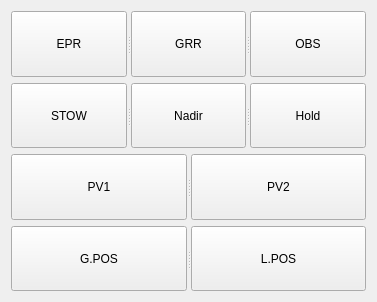
<?xml version="1.0" encoding="UTF-8"?>
<ui version="4.0">
 <class>GimbalView</class>
 <widget class="QWidget" name="GimbalView">
  <property name="geometry">
   <rect>
    <x>0</x>
    <y>0</y>
    <width>377</width>
    <height>302</height>
   </rect>
  </property>
  <property name="windowTitle">
   <string>Form</string>
  </property>
  <property name="autoFillBackground">
   <bool>true</bool>
  </property>
  <layout class="QGridLayout" name="gridLayout">
   <item row="0" column="0">
    <widget class="QSplitter" name="splitter_4">
     <property name="orientation">
      <enum>Qt::Horizontal</enum>
     </property>
     <widget class="QPushButton" name="pushButtonEpr">
      <property name="sizePolicy">
       <sizepolicy hsizetype="Fixed" vsizetype="Expanding">
        <horstretch>0</horstretch>
        <verstretch>0</verstretch>
       </sizepolicy>
      </property>
      <property name="minimumSize">
       <size>
        <width>96</width>
        <height>24</height>
       </size>
      </property>
      <property name="focusPolicy">
       <enum>Qt::NoFocus</enum>
      </property>
      <property name="text">
       <string>EPR</string>
      </property>
      <property name="checkable">
       <bool>false</bool>
      </property>
      <property name="autoDefault">
       <bool>false</bool>
      </property>
     </widget>
     <widget class="QPushButton" name="pushButtonGrr">
      <property name="sizePolicy">
       <sizepolicy hsizetype="Fixed" vsizetype="Expanding">
        <horstretch>0</horstretch>
        <verstretch>0</verstretch>
       </sizepolicy>
      </property>
      <property name="minimumSize">
       <size>
        <width>96</width>
        <height>24</height>
       </size>
      </property>
      <property name="focusPolicy">
       <enum>Qt::NoFocus</enum>
      </property>
      <property name="text">
       <string>GRR</string>
      </property>
      <property name="checkable">
       <bool>false</bool>
      </property>
      <property name="autoDefault">
       <bool>false</bool>
      </property>
     </widget>
     <widget class="QPushButton" name="pushButtonObs">
      <property name="sizePolicy">
       <sizepolicy hsizetype="Fixed" vsizetype="Expanding">
        <horstretch>0</horstretch>
        <verstretch>0</verstretch>
       </sizepolicy>
      </property>
      <property name="minimumSize">
       <size>
        <width>96</width>
        <height>24</height>
       </size>
      </property>
      <property name="focusPolicy">
       <enum>Qt::NoFocus</enum>
      </property>
      <property name="text">
       <string>OBS</string>
      </property>
      <property name="checkable">
       <bool>false</bool>
      </property>
      <property name="autoDefault">
       <bool>false</bool>
      </property>
     </widget>
    </widget>
   </item>
   <item row="1" column="0">
    <widget class="QSplitter" name="splitter_3">
     <property name="orientation">
      <enum>Qt::Horizontal</enum>
     </property>
     <widget class="QPushButton" name="pushButtonStow">
      <property name="sizePolicy">
       <sizepolicy hsizetype="Fixed" vsizetype="Expanding">
        <horstretch>0</horstretch>
        <verstretch>0</verstretch>
       </sizepolicy>
      </property>
      <property name="minimumSize">
       <size>
        <width>96</width>
        <height>24</height>
       </size>
      </property>
      <property name="focusPolicy">
       <enum>Qt::NoFocus</enum>
      </property>
      <property name="text">
       <string>STOW</string>
      </property>
      <property name="autoDefault">
       <bool>false</bool>
      </property>
     </widget>
     <widget class="QPushButton" name="pushButtonPilot">
      <property name="sizePolicy">
       <sizepolicy hsizetype="Fixed" vsizetype="Expanding">
        <horstretch>0</horstretch>
        <verstretch>0</verstretch>
       </sizepolicy>
      </property>
      <property name="minimumSize">
       <size>
        <width>96</width>
        <height>24</height>
       </size>
      </property>
      <property name="focusPolicy">
       <enum>Qt::NoFocus</enum>
      </property>
      <property name="text">
       <string>Nadir</string>
      </property>
      <property name="autoDefault">
       <bool>false</bool>
      </property>
     </widget>
     <widget class="QPushButton" name="pushButtonHold">
      <property name="sizePolicy">
       <sizepolicy hsizetype="Fixed" vsizetype="Expanding">
        <horstretch>0</horstretch>
        <verstretch>0</verstretch>
       </sizepolicy>
      </property>
      <property name="minimumSize">
       <size>
        <width>96</width>
        <height>24</height>
       </size>
      </property>
      <property name="focusPolicy">
       <enum>Qt::NoFocus</enum>
      </property>
      <property name="text">
       <string>Hold</string>
      </property>
      <property name="autoDefault">
       <bool>false</bool>
      </property>
     </widget>
    </widget>
   </item>
   <item row="2" column="0">
    <widget class="QSplitter" name="splitter_2">
     <property name="orientation">
      <enum>Qt::Horizontal</enum>
     </property>
     <widget class="QPushButton" name="pushButtonPV1">
      <property name="sizePolicy">
       <sizepolicy hsizetype="Fixed" vsizetype="Expanding">
        <horstretch>0</horstretch>
        <verstretch>0</verstretch>
       </sizepolicy>
      </property>
      <property name="minimumSize">
       <size>
        <width>96</width>
        <height>24</height>
       </size>
      </property>
      <property name="focusPolicy">
       <enum>Qt::NoFocus</enum>
      </property>
      <property name="text">
       <string>PV1</string>
      </property>
     </widget>
     <widget class="QPushButton" name="pushButtonPV2">
      <property name="sizePolicy">
       <sizepolicy hsizetype="Fixed" vsizetype="Expanding">
        <horstretch>0</horstretch>
        <verstretch>0</verstretch>
       </sizepolicy>
      </property>
      <property name="minimumSize">
       <size>
        <width>96</width>
        <height>24</height>
       </size>
      </property>
      <property name="focusPolicy">
       <enum>Qt::NoFocus</enum>
      </property>
      <property name="text">
       <string>PV2</string>
      </property>
     </widget>
    </widget>
   </item>
   <item row="3" column="0">
    <widget class="QSplitter" name="splitter">
     <property name="orientation">
      <enum>Qt::Horizontal</enum>
     </property>
     <widget class="QPushButton" name="pushButtonGPOS">
      <property name="sizePolicy">
       <sizepolicy hsizetype="Fixed" vsizetype="Expanding">
        <horstretch>0</horstretch>
        <verstretch>0</verstretch>
       </sizepolicy>
      </property>
      <property name="minimumSize">
       <size>
        <width>96</width>
        <height>24</height>
       </size>
      </property>
      <property name="focusPolicy">
       <enum>Qt::NoFocus</enum>
      </property>
      <property name="text">
       <string>G.POS</string>
      </property>
     </widget>
     <widget class="QPushButton" name="pushButtonLPOS">
      <property name="sizePolicy">
       <sizepolicy hsizetype="Fixed" vsizetype="Expanding">
        <horstretch>0</horstretch>
        <verstretch>0</verstretch>
       </sizepolicy>
      </property>
      <property name="minimumSize">
       <size>
        <width>96</width>
        <height>24</height>
       </size>
      </property>
      <property name="focusPolicy">
       <enum>Qt::NoFocus</enum>
      </property>
      <property name="text">
       <string>L.POS</string>
      </property>
     </widget>
    </widget>
   </item>
  </layout>
 </widget>
 <resources/>
 <connections/>
</ui>
